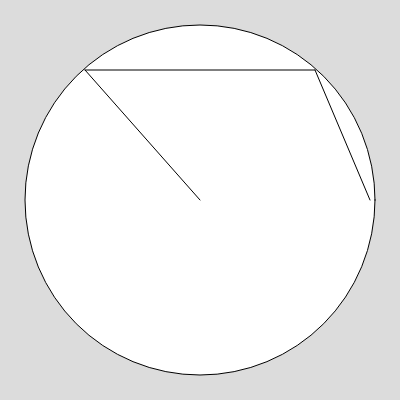
Frame 1 (no input)
Frame 60 (no input): identical to frame 1, image omitted
Frame 120 (the mouse pressed at the canvas centre since frame 60): identical to frame 1, image omitted

The p5.js sketch that drew this single still picture (run headless with seeded random() and noise() and a simulated clock; from frame 60 on, the mouse is pressed at the canvas centre):

// p5.js sketch
// ── sketch.js
function setup() {
  createCanvas(400, 400);


}

function draw() {
  background(220);

  circle(height/2, width/2, 350);
  line(height/2, height/2, 85, 70);
  line(85, 70, 315, 70);
  line(315, 70, 370, 200);

  
}
